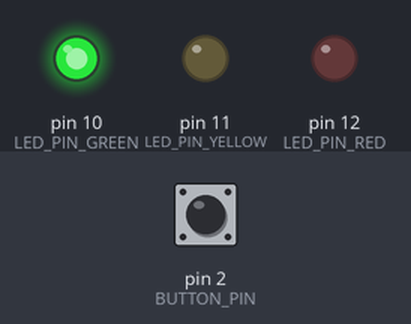
Simulated run of this sketch. Board: Arduino Uno, built with avr-gcc and run on an emulated ATmega328P. On the bench: output pins drawn as LEDs (lit = HIGH). Inputs (shaded band) come from the test bench; at power-on: pin 2 (BUTTON_PIN) HIGH.

Above: at 18.0 s.
18.1 s: pin 2 (BUTTON_PIN) pulled LOW for 3 s
At 20.3 s:
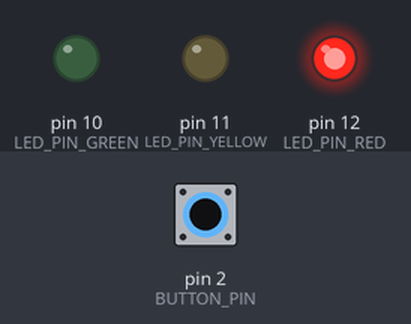
At 25.3 s:
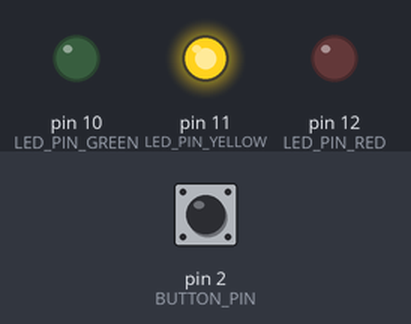
Timing chart, 0 to 32.5 s (numbered marks = the images above; inputs shaded):
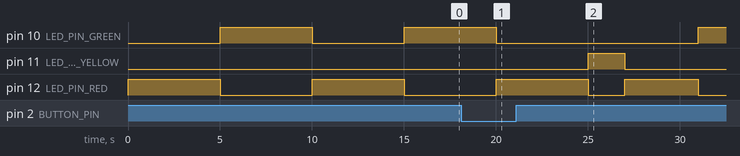

The sketch:

traffic_with_pedestrain1.ino
```cpp
#define LED_PIN_RED 12
#define LED_PIN_YELLOW 11
#define LED_PIN_GREEN 10
#define BUTTON_PIN 2
bool pedestrianRequested = false;

void setup(){
  pinMode(BUTTON_PIN, INPUT_PULLUP);
  pinMode(LED_PIN_RED , OUTPUT);
  pinMode(LED_PIN_YELLOW , OUTPUT);
  pinMode(LED_PIN_GREEN , OUTPUT);
}

void loop(){
  if (digitalRead(BUTTON_PIN) == LOW) {
    pedestrianRequested = true;
  }

  digitalWrite(LED_PIN_RED, HIGH);
  delay(5000);
  digitalWrite(LED_PIN_RED, LOW);

  if (pedestrianRequested) {
    digitalWrite(LED_PIN_YELLOW, HIGH);
    delay(2000);
    digitalWrite(LED_PIN_YELLOW, LOW);
    digitalWrite(LED_PIN_RED, HIGH); // Stop traffic
    delay(4000); // Pedestrian crosses
    digitalWrite(LED_PIN_RED, LOW);
    pedestrianRequested = false;
  }

  digitalWrite(LED_PIN_GREEN, HIGH);
  delay(5000);
  digitalWrite(LED_PIN_GREEN, LOW);
}
```

Measured:
- after the input at 18.1 s, pin 11 (LED_PIN_YELLOW): LOW → HIGH after 6.9 s, → LOW 2.0 s later
- by itself, pin 12 (LED_PIN_RED): alternates HIGH for 5.0 s and LOW for 5.0 s
